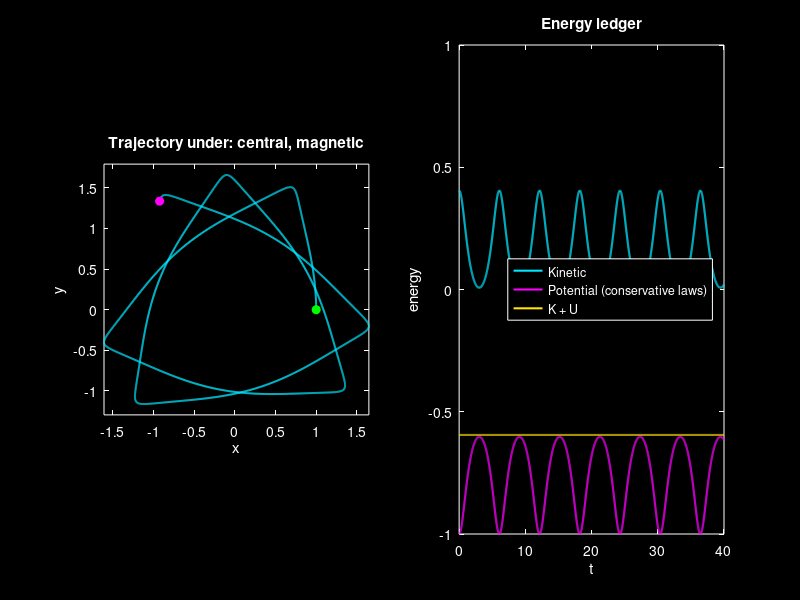
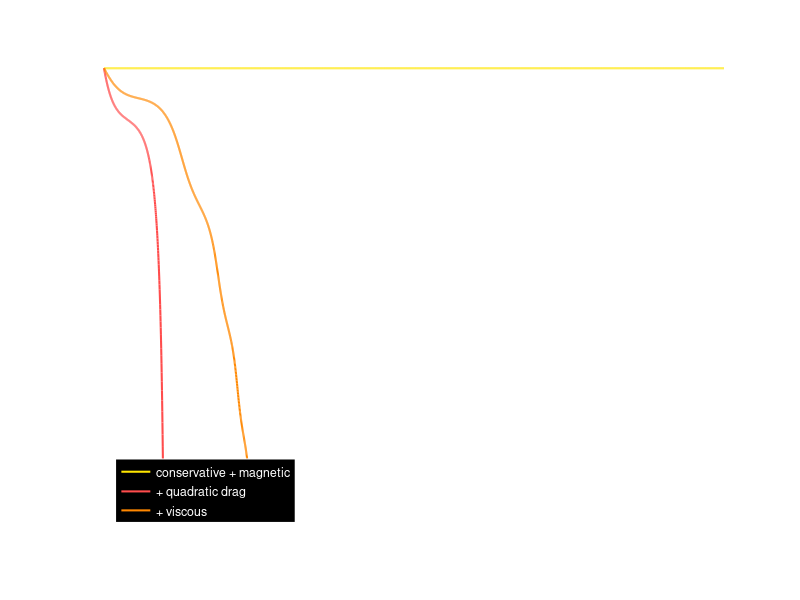

These figures' MATLAB source, in order:
%% Chapter 9 -- The Force Laboratory (MATLAB)
% Self-contained: paste into the editor or the command window and run.
% No local functions, no other files needed. Needs MATLAB R2018a or newer.
% Every force law has the SAME signature:  F = law(t, r, v, p)
%   t = time, r = position [x; y], v = velocity [vx; vy], p = struct of constants
%   F = force on the particle, a 2-by-1 column vector.
% The engine adds up whichever laws are in the list:  m a = sum of the laws.
%   energy ledger: K = 1/2 m |v|^2,  U = -GM m / |r|,  flat K + U = conservative set
clear; clc; close all;

%% 1 Physics Engine -- the law library and the engine
p = struct('GM',1, 'm',1, 'qB',0.8, 'cd',0.5, 'c',0.15);

central  = @(t,r,v,p) -p.GM*p.m*r/max(norm(r),1e-6)^3;   % gravity-like pull toward the origin
magnetic = @(t,r,v,p)  p.qB*[v(2); -v(1)];                % magnetic force: at right angles to v
quadrag  = @(t,r,v,p) -p.cd*norm(v)*v;                    % quadratic drag
viscous  = @(t,r,v,p) -p.c*v;                             % viscous (linear) damping

% sum every active law:  each law returns a 2x1 column; sum them along dimension 2
total = @(laws,t,r,v,p) sum(cell2mat(cellfun(@(f) f(t,r,v,p), laws, 'UniformOutput', false)), 2);
% state s = [x; y; vx; vy];  the engine turns a list of laws into an ODE right-hand side
make  = @(laws) @(t,s) [s(3:4); total(laws,t,s(1:2),s(3:4),p)/p.m];
% ledger pieces for a state matrix with one row per time (columns x y vx vy)
Kof = @(S) 0.5*p.m*(S(:,3).^2 + S(:,4).^2);
Uof = @(S) -p.GM*p.m./max(hypot(S(:,1),S(:,2)),1e-6);

%% 2 Initial Conditions
s0    = [1; 0; 0; 0.9];                                   % r0 = (1, 0), v0 = (0, 0.9)
tspan = linspace(0, 40, 4001);
tight = odeset('RelTol',1e-10,'AbsTol',1e-12);
[t, S] = ode45(make({central, magnetic}), tspan, s0, tight);

% extra runs for Q10: add a dissipative law. These orbits can fall toward the centre, so the
% central law is softened inside r = 0.2 (it never blows up) and each run is cut at r = 0.2.
softc = @(t,r,v,p) -p.GM*p.m*r/max(norm(r),0.2)^3;
loose = odeset('RelTol',1e-8,'AbsTol',1e-10);
[td, Sd] = ode45(make({softc, magnetic, quadrag}), tspan, s0, loose);
[tv, Sv] = ode45(make({softc, magnetic, viscous}), tspan, s0, loose);
kd = find(hypot(Sd(:,1),Sd(:,2)) < 0.2, 1);  if ~isempty(kd), td = td(1:kd-1); Sd = Sd(1:kd-1,:); end
kv = find(hypot(Sv(:,1),Sv(:,2)) < 0.2, 1);  if ~isempty(kv), tv = tv(1:kv-1); Sv = Sv(1:kv-1,:); end

K = Kof(S);  U = Uof(S);  E = K + U;
Ed = Kof(Sd) + Uof(Sd);  Ev = Kof(Sv) + Uof(Sv);
r  = hypot(S(:,1), S(:,2));

%% 3 Checks and figure
fprintf('--- Checking your run (Chapter 9) ---\n');
fprintf('E(0) = %.4f   max |E-E0| = %.2e\n', E(1), max(abs(E-E(1))));
fprintf('min K = %.4f   max U = %.4f   farthest r = %.3f   nearest r = %.3f\n', min(K), max(U), max(r), min(r));
Fc = central(0,s0(1:2),s0(3:4),p);  Fm = magnetic(0,s0(1:2),s0(3:4),p);
fprintf('At t = 0: central = (%.2f, %.2f)  magnetic = (%.2f, %.2f)  net a = (%.2f, %.2f)\n', ...
        Fc, Fm, (Fc+Fm)/p.m);
fprintf('dE/dt at t = 0:  quadratic drag = %.3f   viscous = %.3f\n', ...
        quadrag(0,s0(1:2),s0(3:4),p)'*s0(3:4), viscous(0,s0(1:2),s0(3:4),p)'*s0(3:4));
fprintf('E at the end:  conservative set %.3f   with quadratic drag %.3f   with viscous %.3f\n', E(end), Ed(end), Ev(end));

dk  = @(ax) set(ax,'Color','k','XColor','w','YColor','w','Box','on');
lgs = @(lg) set(lg,'Color','k','EdgeColor','w','TextColor','w');
fig = figure('Color','k','Position',[100 100 1300 500]);

ax = subplot(1,2,1); hold on;
plot(S(:,1), S(:,2), 'Color', [0 0.9 1], 'LineWidth', 1.4);
plot(S(1,1), S(1,2), 'o', 'Color', [0 1 0], 'MarkerFaceColor', [0 1 0]);       % start
plot(S(end,1), S(end,2), 'o', 'Color', [1 0 1], 'MarkerFaceColor', [1 0 1]);   % end
axis equal;
title('Trajectory under: central, magnetic','Color','w'); xlabel('x'); ylabel('y'); dk(ax);

ax = subplot(1,2,2); hold on;
plot(t, K, 'Color', [0 0.9 1],   'LineWidth', 1.5);
plot(t, U, 'Color', [1 0 1],     'LineWidth', 1.5);
plot(t, E, 'Color', [1 0.9 0],   'LineWidth', 1.5);
title('Energy ledger','Color','w'); xlabel('t'); ylabel('energy'); dk(ax);
lgs(legend('Kinetic','Potential (conservative laws)','K + U','Location','east'));

try, set(fig,'InvertHardcopy','off'); print(fig,'fig16_09.png','-dpng','-r300'); catch, end

% Optional Q10 picture: how the ledger bends when a dissipative law is added
fig2 = figure('Color','k','Position',[100 100 700 460]); ax = axes; hold on;
plot(t,  E,  'Color', [1 0.9 0],  'LineWidth', 1.5);
plot(td, Ed, 'Color', [1 0.3 0.3],'LineWidth', 1.5);
plot(tv, Ev, 'Color', [1 0.53 0], 'LineWidth', 1.5);
title('Dissipative laws bend the ledger down','Color','w'); xlabel('t'); ylabel('K + U'); dk(ax);
lgs(legend('conservative + magnetic','+ quadratic drag','+ viscous','Location','southwest'));
